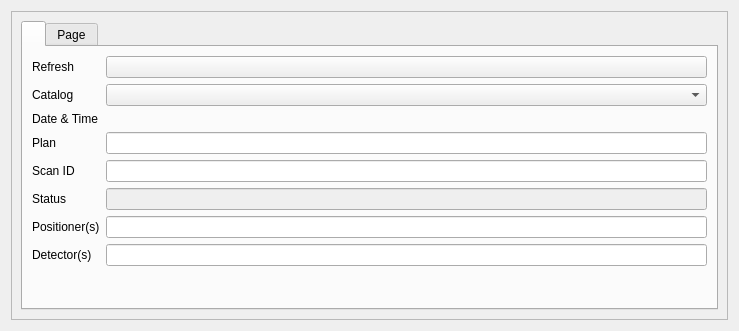
<?xml version="1.0" encoding="UTF-8"?>
<ui version="4.0">
 <class>Form</class>
 <widget class="QWidget" name="Form">
  <property name="geometry">
   <rect>
    <x>0</x>
    <y>0</y>
    <width>739</width>
    <height>331</height>
   </rect>
  </property>
  <property name="windowTitle">
   <string>Form</string>
  </property>
  <layout class="QVBoxLayout" name="verticalLayout_2">
   <item>
    <widget class="QScrollArea" name="scrollArea">
     <property name="widgetResizable">
      <bool>true</bool>
     </property>
     <widget class="QWidget" name="scrollAreaWidgetContents">
      <property name="geometry">
       <rect>
        <x>0</x>
        <y>0</y>
        <width>719</width>
        <height>311</height>
       </rect>
      </property>
      <layout class="QVBoxLayout" name="verticalLayout">
       <item>
        <widget class="QTabWidget" name="tabWidget_2">
         <property name="currentIndex">
          <number>0</number>
         </property>
         <widget class="QWidget" name="TabWidgetPage1">
          <attribute name="title">
           <string/>
          </attribute>
          <layout class="QFormLayout" name="formLayout">
           <item row="1" column="0">
            <widget class="QLabel" name="status_label_2">
             <property name="text">
              <string>Catalog</string>
             </property>
            </widget>
           </item>
           <item row="1" column="1">
            <widget class="QComboBox" name="catalogs"/>
           </item>
           <item row="2" column="0">
            <widget class="QLabel" name="label">
             <property name="toolTip">
              <string>Search for runs between these two dates.</string>
             </property>
             <property name="text">
              <string>Date &amp; Time</string>
             </property>
            </widget>
           </item>
           <item row="3" column="0">
            <widget class="QLabel" name="plan_label">
             <property name="toolTip">
              <string>Search for runs that match this Bluesky plan.</string>
             </property>
             <property name="text">
              <string>Plan</string>
             </property>
            </widget>
           </item>
           <item row="3" column="1">
            <widget class="QLineEdit" name="plan_name">
             <property name="toolTip">
              <string/>
             </property>
            </widget>
           </item>
           <item row="4" column="0">
            <widget class="QLabel" name="scan_id_label">
             <property name="toolTip">
              <string>Search for runs with this scan ID.</string>
             </property>
             <property name="text">
              <string>Scan ID</string>
             </property>
            </widget>
           </item>
           <item row="4" column="1">
            <widget class="QLineEdit" name="scan_id">
             <property name="toolTip">
              <string/>
             </property>
            </widget>
           </item>
           <item row="5" column="0">
            <widget class="QLabel" name="status_label">
             <property name="text">
              <string>Status</string>
             </property>
            </widget>
           </item>
           <item row="5" column="1">
            <widget class="QLineEdit" name="status">
             <property name="enabled">
              <bool>false</bool>
             </property>
             <property name="toolTip">
              <string>It is not possible to filter on the Status at this time. That information comes from the stop document and the current search tools available don't search that document at this time.</string>
             </property>
            </widget>
           </item>
           <item row="6" column="0">
            <widget class="QLabel" name="positioner_label">
             <property name="toolTip">
              <string>Search for runs with these motor(s). Use a comma to separate more than one name. (such as &quot;m1, m2&quot;)</string>
             </property>
             <property name="text">
              <string>Positioner(s)</string>
             </property>
            </widget>
           </item>
           <item row="6" column="1">
            <widget class="QLineEdit" name="positioners">
             <property name="toolTip">
              <string/>
             </property>
            </widget>
           </item>
           <item row="7" column="0">
            <widget class="QLabel" name="detector_label">
             <property name="toolTip">
              <string>Search for runs with these detector(s). Use a comma to separate more than one name. (such as &quot;diode, I0&quot;)</string>
             </property>
             <property name="text">
              <string>Detector(s)</string>
             </property>
            </widget>
           </item>
           <item row="7" column="1">
            <widget class="QLineEdit" name="detectors">
             <property name="toolTip">
              <string/>
             </property>
            </widget>
           </item>
           <item row="0" column="0">
            <widget class="QLabel" name="label_2">
             <property name="text">
              <string>Refresh</string>
             </property>
            </widget>
           </item>
           <item row="0" column="1">
            <widget class="QPushButton" name="refresh">
             <property name="text">
              <string/>
             </property>
             <property name="icon">
              <iconset>
               <normaloff>refresh.bmp</normaloff>refresh.bmp</iconset>
             </property>
            </widget>
           </item>
          </layout>
         </widget>
         <widget class="QWidget" name="TabWidgetPage2">
          <attribute name="title">
           <string>Page</string>
          </attribute>
         </widget>
        </widget>
       </item>
      </layout>
     </widget>
    </widget>
   </item>
  </layout>
 </widget>
 <resources/>
 <connections/>
</ui>
